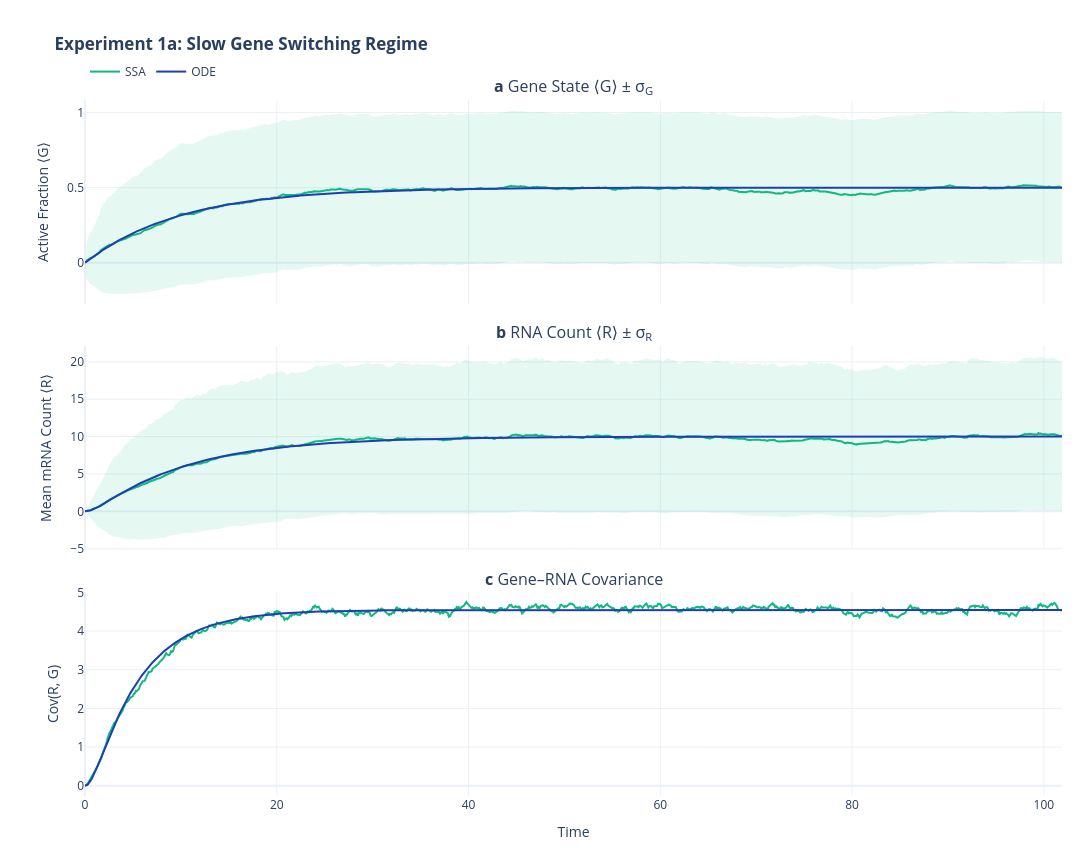

The notebook cell this image was saved under:
### Markdown cell above
### 1. Switching speed — **1a. Slow** ($k_{\text{on}}=0.05,\; k_{\text{off}}=0.05 \ll k_{\text{deg}}=1$)

Gene flips rarely → long ON/OFF bursts → large variance. (`k_syn=20`, ⟨R⟩≈10.)

### Code cell
run_comparison(
    title="Experiment 1a: Slow Gene Switching Regime",
    k_on=0.05,
    k_off=0.05,
    k_syn=20.0,
)

### Figure 1 — Plotly figure (JSON) as saved in the notebook; plotly's stock layout.template omitted (floating-point values rounded to 4 significant figures; data arrays with more than 128 entries replaced by an {"elided": "..."} marker saying what was removed)
{"data": [{"hoverinfo": "skip", "legendgroup": "ssa", "line": {"width": 0}, "showlegend": false, "type": "scatter", "x": {"elided": "1000 float values"}, "xaxis": "x", "y": {"elided": "1000 float values"}, "yaxis": "y"}, {"fill": "tonexty", "fillcolor": "rgba(16, 185, 129, 0.10)", "hoverinfo": "skip", "legendgroup": "ssa", "line": {"width": 0}, "showlegend": false, "type": "scatter", "x": {"elided": "1000 float values"}, "xaxis": "x", "y": {"elided": "1000 float values"}, "yaxis": "y"}, {"hovertemplate": "SSA ⟨G⟩ = %{y:.3f}<extra></extra>", "legendgroup": "ssa", "line": {"color": "#10B981", "width": 2}, "name": "SSA", "showlegend": true, "type": "scatter", "x": {"elided": "1000 float values"}, "xaxis": "x", "y": {"elided": "1000 float values"}, "yaxis": "y"}, {"hovertemplate": "ODE ⟨G⟩ = %{y:.3f}<extra></extra>", "legendgroup": "ode", "line": {"color": "#1E40AF", "width": 2}, "name": "ODE", "showlegend": true, "type": "scatter", "x": {"elided": "1000 float values"}, "xaxis": "x", "y": {"elided": "1000 float values"}, "yaxis": "y"}, {"hoverinfo": "skip", "legendgroup": "ssa", "line": {"width": 0}, "showlegend": false, "type": "scatter", "x": {"elided": "1000 float values"}, "xaxis": "x2", "y": {"elided": "1000 float values"}, "yaxis": "y2"}, {"fill": "tonexty", "fillcolor": "rgba(16, 185, 129, 0.10)", "hoverinfo": "skip", "legendgroup": "ssa", "line": {"width": 0}, "showlegend": false, "type": "scatter", "x": {"elided": "1000 float values"}, "xaxis": "x2", "y": {"elided": "1000 float values"}, "yaxis": "y2"}, {"hovertemplate": "SSA ⟨R⟩ = %{y:.1f}<extra></extra>", "legendgroup": "ssa", "line": {"color": "#10B981", "width": 2}, "showlegend": false, "type": "scatter", "x": {"elided": "1000 float values"}, "xaxis": "x2", "y": {"elided": "1000 float values"}, "yaxis": "y2"}, {"hovertemplate": "ODE ⟨R⟩ = %{y:.1f}<extra></extra>", "legendgroup": "ode", "line": {"color": "#1E40AF", "width": 2}, "showlegend": false, "type": "scatter", "x": {"elided": "1000 float values"}, "xaxis": "x2", "y": {"elided": "1000 float values"}, "yaxis": "y2"}, {"hovertemplate": "SSA Cov = %{y:.3f}<extra></extra>", "legendgroup": "ssa", "line": {"color": "#10B981", "width": 2}, "showlegend": false, "type": "scatter", "x": {"elided": "1000 float values"}, "xaxis": "x3", "y": {"elided": "1000 float values"}, "yaxis": "y3"}, {"hovertemplate": "ODE Cov = %{y:.3f}<extra></extra>", "legendgroup": "ode", "line": {"color": "#1E40AF", "width": 2}, "showlegend": false, "type": "scatter", "x": {"elided": "1000 float values"}, "xaxis": "x3", "y": {"elided": "1000 float values"}, "yaxis": "y3"}], "layout": {"annotations": [{"font": {"size": 16}, "showarrow": false, "text": "<b>a</b> Gene State ⟨G⟩ ± σ<sub>G</sub>", "x": 0.5, "xanchor": "center", "xref": "paper", "y": 1.0, "yanchor": "bottom", "yref": "paper"}, {"font": {"size": 16}, "showarrow": false, "text": "<b>b</b> RNA Count ⟨R⟩ ± σ<sub>R</sub>", "x": 0.5, "xanchor": "center", "xref": "paper", "y": 0.6467, "yanchor": "bottom", "yref": "paper"}, {"font": {"size": 16}, "showarrow": false, "text": "<b>c</b> Gene–RNA Covariance", "x": 0.5, "xanchor": "center", "xref": "paper", "y": 0.2933, "yanchor": "bottom", "yref": "paper"}], "height": 850, "hovermode": "x", "legend": {"bgcolor": "rgba(255, 255, 255, 0.5)", "groupclick": "togglegroup", "orientation": "h", "x": 0, "xanchor": "left", "y": 1.02, "yanchor": "bottom"}, "margin": {"b": 50, "l": 85, "r": 30, "t": 100}, "title": {"text": "<b>Experiment 1a: Slow Gene Switching Regime</b>"}, "width": 1100, "xaxis": {"anchor": "y", "domain": [0.0, 1.0], "matches": "x3", "showticklabels": false}, "xaxis2": {"anchor": "y2", "domain": [0.0, 1.0], "matches": "x3", "showticklabels": false}, "xaxis3": {"anchor": "y3", "domain": [0.0, 1.0], "title": {"text": "Time"}}, "yaxis": {"anchor": "x", "domain": [0.7067, 1.0], "title": {"text": "Active Fraction ⟨G⟩"}}, "yaxis2": {"anchor": "x2", "domain": [0.3533, 0.6467], "title": {"text": "Mean mRNA Count ⟨R⟩"}}, "yaxis3": {"anchor": "x3", "domain": [0.0, 0.2933], "title": {"text": "Cov(R, G)"}}}}
